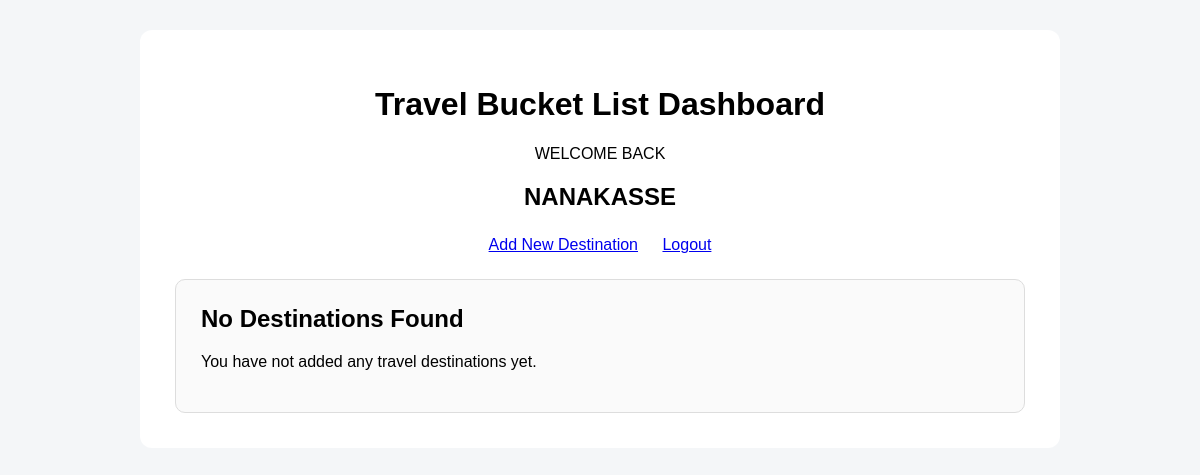
Before: /dashboard (signed in) with the older database file.
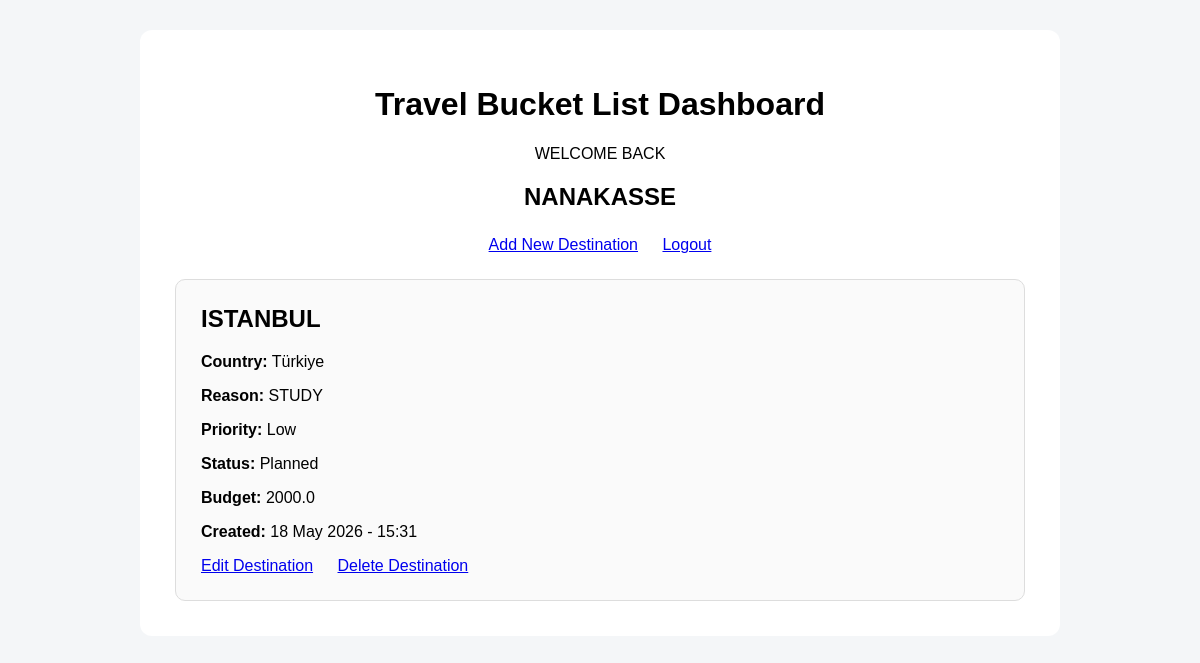
After: the same page with the newer database file.
### tables this page shows
CREATE TABLE destinations (
    id INTEGER PRIMARY KEY AUTOINCREMENT,
    name TEXT NOT NULL,
    country TEXT NOT NULL,
    reason TEXT NOT NULL,
    priority TEXT NOT NULL,
    status TEXT NOT NULL,
    budget REAL NOT NULL,
    created_at TEXT NOT NULL,
    user_id INTEGER NOT NULL,
    FOREIGN KEY (user_id) REFERENCES users(id)
);

### app.py (the view)
@app.route("/dashboard")
def dashboard():
    if "user_id" not in session:
        return redirect(url_for("login"))
    conn = get_db_connection()
    destinations = conn.execute(
        "SELECT * FROM destinations WHERE user_id = ? ORDER BY id DESC",
        (session["user_id"],)
    ).fetchall()
    conn.close()
    return render_template("dashboard.html", destinations=destinations)

### database.py (called while the page is built)
def get_db_connection():
    conn = sqlite3.connect(DATABASE)
    conn.row_factory = sqlite3.Row
    return conn

### templates/dashboard.html (shortened to what this page needs)
<!DOCTYPE html>
<html lang="en">
<head>
</head>
<body>
    <div class="container">
        <h1>Travel Bucket List Dashboard</h1>
        <div class="welcome">
            <p>WELCOME BACK</p>
            <h2>{{ session["username"] | upper }}</h2>
        </div>
        <div class="links">
            <a href="/add">Add New Destination</a>
            <a href="/logout">Logout</a>
        </div>
        {% if destinations %}
            {% for destination in destinations %}
                <div class="card">
                    <h2>{{ destination["name"] | upper }}</h2>
                    <p><strong>Country:</strong> {{ destination["country"] }}</p>
                    <p><strong>Reason:</strong> {{ destination["reason"] }}</p>
                    <p><strong>Priority:</strong> {{ destination["priority"] }}</p>
                    <p><strong>Status:</strong> {{ destination["status"] }}</p>
                    <p><strong>Budget:</strong> {{ destination["budget"] }}</p>
                    <p><strong>Created:</strong> {{ destination["created_at"] }}</p>
                    <div class="actions">
                        <a href="/edit/{{ destination['id'] }}">Edit Destination</a>
                        <a href="/delete/{{ destination['id'] }}">Delete Destination</a>
                    </div>
                </div>
            {% endfor %}
        {% else %}
            <div class="card">
                <h2>No Destinations Found</h2>
                <p>You have not added any travel destinations yet.</p>
            </div>
        {% endif %}
    </div>
</body>
</html>

### templates/dashboard.html (style rules this page uses)
body { font-family: Arial, sans-serif; background-color: #f4f6f8; margin: 0; padding: 30px; }
.container { max-width: 850px; margin: auto; background: white; padding: 35px; border-radius: 12px; }
h1, .welcome { text-align: center; }
.links { text-align: center; margin: 25px 0; }
.links a { margin: 10px; }
.card { border: 1px solid #ddd; padding: 25px; margin-top: 20px; border-radius: 10px; background: #fafafa; }
.card h2 { margin-top: 0; }
.actions a { margin-right: 20px; }

Changed rows visible on the page:
added destinations: name "ISTANBUL", country "Türkiye", reason "STUDY", priority "Low", status "Planned", budget "2000.0", created_at "18 May 2026 - 15:31"
Other visible differences:
text no longer shown: "No Destinations Found You have not added any travel destinations yet."
